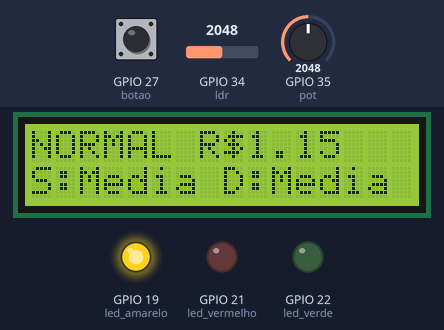
Simulated run of this program. Board: ESP32 board running MicroPython. Shown: 16×2 character LCD, output pins drawn as LEDs (lit = HIGH). Inputs (shaded band) come from the test bench; at power-on: GPIO 34 (ldr) = 2048, GPIO 35 (pot) = 2048, GPIO 27 (botao) HIGH (analog values on the 0–4095 scale). What the program prints to the serial console is not drawn.

Above: at 1.2 s.
1.3 s: GPIO 34 (ldr) set to 2969
2.9 s: GPIO 34 (ldr) set to 3068
At 4.3 s:
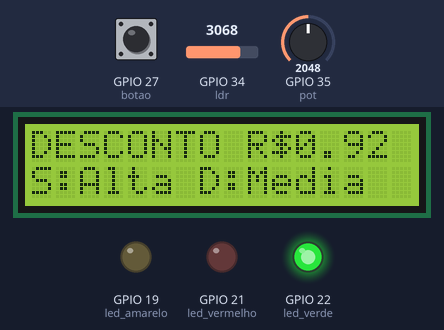
4.7 s: GPIO 35 (pot) set to 1561
6.2 s: GPIO 35 (pot) set to 1463
At 7.3 s:
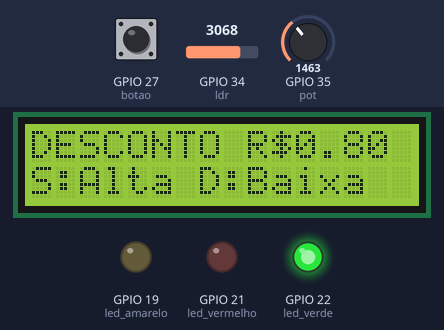
7.9 s: GPIO 27 (botao) pulled LOW for 0.65 s
At 8.4 s:
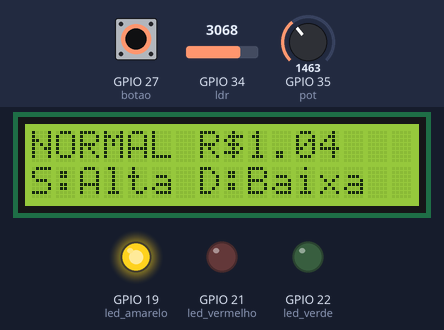
10.0 s: GPIO 35 (pot) set to 2951
At 10.6 s:
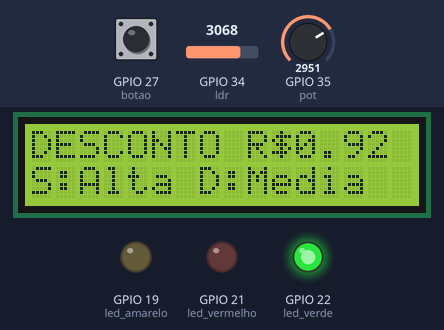
11.6 s: GPIO 35 (pot) set to 3075
At 12.7 s:
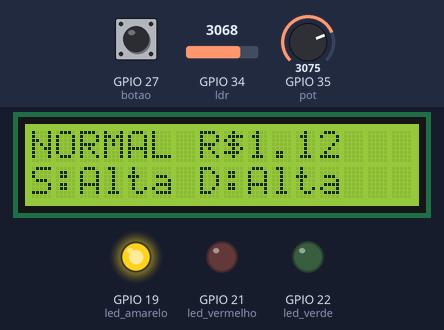
Timing chart, 0 to 14.2 s (numbered marks = the images above; inputs shaded):
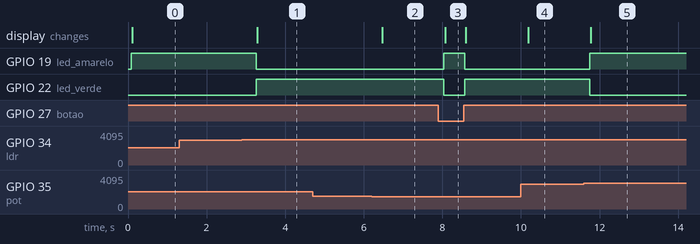

The program:

main.py
```python
from machine import Pin, ADC, I2C
from lcd_i2c import LcdI2C
import time


i2c = I2C(0, scl=Pin(26), sda=Pin(25), freq=400000)
print("I2C:", [hex(a) for a in i2c.scan()])

lcd = LcdI2C(i2c, addr=0x27)
lcd.linha(0, "Iniciando...")


botao = Pin(27, Pin.IN, Pin.PULL_UP)

ldr = ADC(Pin(34))
ldr.atten(ADC.ATTN_11DB)

pot = ADC(Pin(35))
pot.atten(ADC.ATTN_11DB)


led_amarelo = Pin(19, Pin.OUT)
led_vermelho = Pin(21, Pin.OUT)
led_verde = Pin(22, Pin.OUT)

PRECO_BASE = 1.00


def apagar_leds():
    led_vermelho.off()
    led_amarelo.off()
    led_verde.off()


while True:

    horario_pico = not botao.value()
    luz = ldr.read()
    demanda = pot.read()

    preco = PRECO_BASE

    if demanda > 3000:
        preco *= 1.40
        demanda_txt = "Alta"
    elif demanda > 1500:
        preco *= 1.15
        demanda_txt = "Media"
    else:
        demanda_txt = "Baixa"

    if horario_pico:
        preco *= 1.30

    if luz > 3000:
        preco *= 0.80
        solar_txt = "Alta"
    elif luz < 1000:
        preco *= 1.10
        solar_txt = "Baixa"
    else:
        solar_txt = "Media"


    apagar_leds()

    if preco < 1.00:
        led_verde.on()
        estado = "DESCONTO"
    elif preco < 1.50:
        led_amarelo.on()
        estado = "NORMAL"
    else:
        led_vermelho.on()
        estado = "ACRESCIMO"

    lcd.linha(0, estado + " R$" + "{:.2f}".format(preco))
    lcd.linha(1, "S:" + solar_txt + " D:" + demanda_txt)

    print("-----------------------")
    print("Preço: R$", round(preco, 2))
    print("Estado:", estado)
    print("Horário Pico:", horario_pico)
    print("Solar:", solar_txt, "| LDR:", luz)
    print("Demanda:", demanda_txt, "| Pot:", demanda)

    time.sleep(0.5)
```

lcd_i2c.py
```python
import time

class LcdI2C:
    def __init__(self, i2c, addr=0x27, cols=16, rows=2):
        self.i2c = i2c
        self.addr = addr
        self.cols = cols
        self.rows = rows
        self.bl = 0x08
        time.sleep_ms(50)
        self._write4(0x30)
        time.sleep_ms(5)
        self._write4(0x30)
        time.sleep_ms(1)
        self._write4(0x30)
        self._write4(0x20)
        self.cmd(0x28)
        self.cmd(0x0C)
        self.cmd(0x06)
        self.clear()

    def _expander(self, data):
        self.i2c.writeto(self.addr, bytes([data | self.bl]))

    def _write4(self, data):
        self._expander(data)
        self._expander(data | 0x04)
        time.sleep_us(50)
        self._expander(data & ~0x04)
        time.sleep_us(50)

    def _send(self, value, rs):
        self._write4((value & 0xF0) | rs)
        self._write4(((value << 4) & 0xF0) | rs)

    def cmd(self, c):
        self._send(c, 0)
        if c < 4:
            time.sleep_ms(2)

    def clear(self):
        self.cmd(0x01)

    def move_to(self, col, row):
        self.cmd(0x80 | (col + (0x40 if row else 0)))

    def putstr(self, texto):
        for ch in texto:
            self._send(ord(ch), 1)

    def linha(self, row, texto):

        self.move_to(0, row)
        self.putstr((texto + " " * self.cols)[:self.cols])
```

Measured:
- the behaviour switches between 3000 and 3001 on GPIO 34 (ldr) (found by bisection; images 0 and 1)
- the behaviour switches between 1501 and 1500 on GPIO 35 (pot) (found by bisection; images 1 and 2)
- the behaviour switches between 3000 and 3001 on GPIO 35 (pot) (found by bisection; images 4 and 5)
- after the input at 2.9 s, GPIO 19 (led_amarelo): HIGH → LOW after 0.36 s; GPIO 22 (led_verde): LOW → HIGH after 0.36 s; the display: changes after 0.39 s (image 1)
- after the input at 6.2 s, the display: changes after 0.28 s (image 2)
- after the input at 7.9 s, GPIO 19 (led_amarelo): LOW → HIGH after 0.14 s, → LOW 0.53 s later; GPIO 22 (led_verde): HIGH → LOW after 0.14 s, → HIGH 0.53 s later; the display: changes after 0.17 s (image 3)
- after the input at 10.0 s, the display: changes after 0.19 s (image 4)
- after the input at 11.6 s, GPIO 19 (led_amarelo): LOW → HIGH after 0.15 s; GPIO 22 (led_verde): HIGH → LOW after 0.15 s; the display: changes after 0.18 s (image 5)
